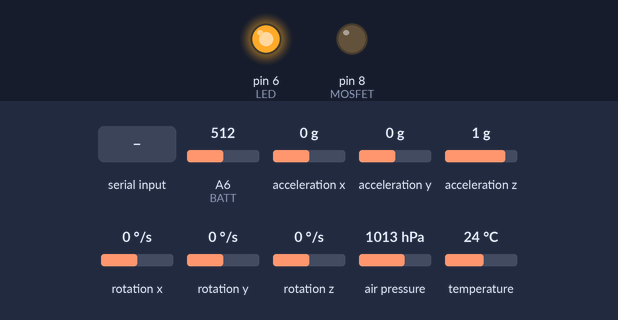
This sketch was run on a simulated Arduino Nano, built for the host (arithmetic inside an expression is 32-bit, double 64-bit). Parts: output pins drawn as LEDs (lit = HIGH). Wiring (inferred from the names in the program): MPU-6050 motion sensor at I2C address 0x69. The test bench sets the inputs (shaded band); at power-on: air pressure 1013 hPa, A6 (BATT) = 512, acceleration x 0 g, acceleration y 0 g, acceleration z 1 g, rotation x 0 °/s, rotation y 0 °/s, rotation z 0 °/s, temperature 24 °C. Storage starts empty; EEPROM starts erased; what the sketch prints to the serial monitor is not drawn.

Above: at 1.2 s.
1.3 s: air pressure set to 1015 hPa
2.8 s: air pressure set to 1018 hPa
At 3.7 s:
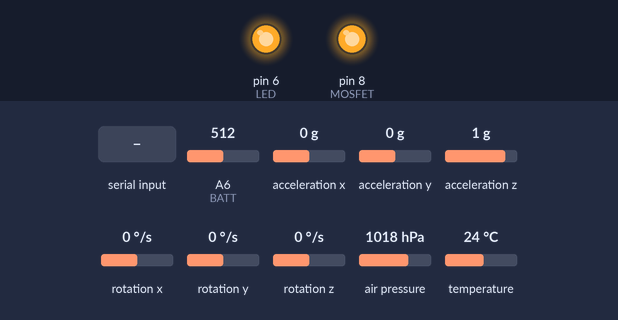
5.6 s: "90,45\n" received over Serial
At 6.2 s:
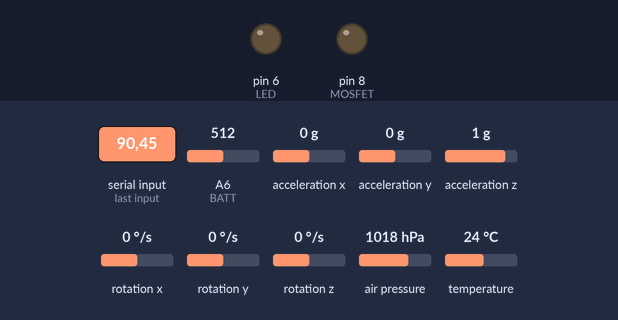
Timing chart, 0 to 8.6 s (numbered marks = the images above; inputs shaded):
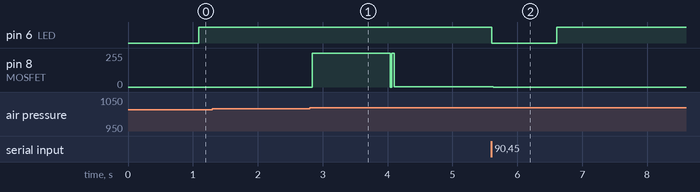

The sketch:

avionicaPolo.ino
```cpp
#include <Wire.h>
#include <SPI.h>
#include <SD.h>
#include <EEPROM.h>
#include <Adafruit_BMP085.h>

#define MUESTRAS 6           // 6 alturas en el vector para media móvil
#define ALTURA_UMBRAL_K 30   // 30 [m] de caída para activación

#define LED 6
#define MOSFET 8
#define CS 10
#define BATT A6

#define MPU6050_ADDRESS  0x69   // Dirección del módulo MPU6050 con su pin AD0 en ALTO
#define PWR_MGMT_1       0x6B   // Configuracion del modo de funcionamiento y selección del reloj
#define USER_CTRL        0x6A   // configuracion de FIFO, I2C y reset de los sens ores
#define CONFIG           0x1A   // Configuracion de el ancho de banda y frecuencia de muestreo
#define SMPRT_DIV        0x19   // Divisor de frecuencia de muestreo para el giroscopio y el Sample Rate
#define GYRO_CONFIG      0x1B   // Rango y resolución del giroscopio
#define ACCEL_CONFIG     0x1C   // Rango y resolución del acelerometro
#define INT_ENABLE       0x38   // Activa las interrupciones

#define ACEL_X_H    0x3B
#define ACEL_X_L    0x3C
#define ACEL_Y_H    0x3D
#define ACEL_Y_L    0x3E
#define ACEL_Z_H    0x3F
#define ACEL_Z_L    0x40

#define GYRO_X_H    0x43
#define GYRO_X_L    0x44
#define GYRO_Y_H    0x45
#define GYRO_Y_L    0x46
#define GYRO_Z_H    0x47
#define GYRO_Z_L    0x48

// [--- DIRECCIONES DE LA EEPROM ---]

  // Estado de vuelo:     |> 0 (Espera), 1 (Vuelo), 2 (Descenso terminado)
  #define DIR_ES_VUELO 0

  // Estado de la IMU:    |> 0 (Funcionamiento correcto), 1 (ERROR)
  #define DIR_ES_IMU   1

  // Estado del BMP180 2: |> 0 (Funcionamiento correcto), 1 (ERROR)
  #define DIR_ES_BMP   2

  // Estado de microSD:   |> 0 (Funcionamiento correcto), 1 (ERROR)
  #define DIR_ES_SD    3

  // Altura inicial:      |> 0 -> 2000 [m] & 255 -> 4000 [m]
  #define DIR_ALTURA_0   4

  // Altura máxima:       |> 0 -> 2000 [m] & 255 -> 4000 [m]
  #define DIR_ALTURA_MAX 5

  // Aceleración máxima:  |> 0 -> 0 [g] & 255 -> 20 [g]
  #define DIR_ACEL_TOTAL_MAX 6


// [--- VARIABLES ---]

  // Estados de vuelo
      byte estadoVUELO;
      byte contador_impulso;
      byte conexion = 1;

  // Estados de los sensores
      byte estadoIMU = 0;
      byte estadoBMP = 0;
      byte estadoSD = 0;

  // Sensor de presión
      Adafruit_BMP085 bmp;

  // Archivo de SD
      File archivo;
      byte N_archivo;

  // Datos
      unsigned long t_millis;   // Tiempo desde encendido
      int V_batt;               // Nivel de batería
      unsigned long T0;         // Variable de tiempo inicial
      unsigned long Tf;         // Variable de tiempo final
      byte detonacion = 0;      // Variable de detonacion ATmega328P
      byte detonacionTiny = 0;  // Variable de detonacion ATtiny1614

    // Determinación de altura
      float h_0;                // Altura inicial
      float h_max;              // Altura máxima
      float alturas[MUESTRAS];  // Vector de alturas
      float h_media;            // Altura filtrada con media móvil

    // Instrumentación general
      float temp;              // Temperatura
      int presion;             // Presión

      byte acelRAW[6];        // Datos en los registros del acelerometro
      float aX;               // Aceleracion en X
      float aY;               // Aceleracion en Y
      float aZ;               // Aceleracion en Z
      float aceleraciones[MUESTRAS];  // Vector de aceleraciones totales
      float aT_media;         // Aceleración total filtrada con media móvil

      byte gyroRAW[6];      // Datos en los registros del giroscopio
      float gX;             // Aceleracion en X
      float gY;             // Aceleracion en Y
      float gZ;             // Aceleracion en Z


// [--- FUNCIONES ---]

  // --> wireLectura <--
  byte wireLectura(byte dispositivo, byte direccion)
  {
      Wire.beginTransmission(dispositivo);
      Wire.write(direccion);
      Wire.endTransmission();
      Wire.requestFrom(dispositivo,1);
      byte lectura = Wire.read();
      return lectura;
  }


  // --> wireEscritura <--
  void wireEscritura(byte dispositivo, byte direccion, byte valor)
  {
      Wire.beginTransmission(dispositivo);
      Wire.write(direccion);
      Wire.write(valor);
      Wire.endTransmission();
  }


  // --> Inicializacion del MPU6050 <--
  void MPUinit()
  {
      wireEscritura(MPU6050_ADDRESS,PWR_MGMT_1,0x08);     // Despiera al sensor, la fuente de reloj es el oscilador interno (8Mhz) y se desactiva el sensor de temperatura
      wireEscritura(MPU6050_ADDRESS,USER_CTRL,0x01);      // Desactiva FIFO, desactiva I2C master mode, limpia y resetea sensores y sus registros
      wireEscritura(MPU6050_ADDRESS,0x37,0x00);           // ... INT_PIN_CONFIG
      wireEscritura(MPU6050_ADDRESS,INT_ENABLE,0x00);     // Desactiva todas las interrupciones
      wireEscritura(MPU6050_ADDRESS,CONFIG,0x01);         // Frecuencia de muestreo de Acelerometro y giroscopio de 1[kHz] y delay de 2[ms]
      wireEscritura(MPU6050_ADDRESS,SMPRT_DIV,0x07);      // Sample rate = 1[kHz]/(1+7) = 125 [Hz]
      wireEscritura(MPU6050_ADDRESS,GYRO_CONFIG,0x18);    // Rango del giroscopio = 2000 [deg/s] (16.4 [LSB/deg/s])
      wireEscritura(MPU6050_ADDRESS,ACCEL_CONFIG,0x18);   // Rango del acelerometro = 16 [g] (2048 [LSB/g])
  }


  // --> Lectura del acelerometro <--
  void acelLectura()
  {
      acelRAW[0] = wireLectura(MPU6050_ADDRESS, ACEL_X_H);
      acelRAW[1] = wireLectura(MPU6050_ADDRESS, ACEL_X_L);
      acelRAW[2] = wireLectura(MPU6050_ADDRESS, ACEL_Y_H);
      acelRAW[3] = wireLectura(MPU6050_ADDRESS, ACEL_Y_L);
      acelRAW[4] = wireLectura(MPU6050_ADDRESS, ACEL_Z_H);
      acelRAW[5] = wireLectura(MPU6050_ADDRESS, ACEL_Z_L);
      aX = (float)((acelRAW[0] << 8) | acelRAW[1])/2048.0;
      aY = (float)((acelRAW[2] << 8) | acelRAW[3])/2048.0;
      aZ = (float)((acelRAW[4] << 8) | acelRAW[5])/2048.0;
  }


  // --> Lectura del giroscopio <--
  void gyroLectura()
  {
      gyroRAW[0] = wireLectura(MPU6050_ADDRESS, GYRO_X_H);
      gyroRAW[1] = wireLectura(MPU6050_ADDRESS, GYRO_X_L);
      gyroRAW[2] = wireLectura(MPU6050_ADDRESS, GYRO_Y_H);
      gyroRAW[3] = wireLectura(MPU6050_ADDRESS, GYRO_Y_L);
      gyroRAW[4] = wireLectura(MPU6050_ADDRESS, GYRO_Z_H);
      gyroRAW[5] = wireLectura(MPU6050_ADDRESS, GYRO_Z_L);
      gX = (float)((gyroRAW[0] << 8) | gyroRAW[1])/16.4;
      gY = (float)((gyroRAW[2] << 8) | gyroRAW[3])/16.4;
      gZ = (float)((gyroRAW[4] << 8) | gyroRAW[5])/16.4;
  }


  // --> Lectura de la altura con media móvil <--
  float alturaMedia()
  {
      float sum = 0;
      for(byte i = MUESTRAS-1; i>0; i--)
        alturas[i] = alturas[i-1];

      alturas[0] = bmp.readAltitude();

      for(byte i = 0; i<MUESTRAS; i++)
        sum += alturas[i];

      return sum/MUESTRAS;
  }


  // --> Medición de la altura inicial <--
  void calibracionAltura()
  {
      float sum = 0;
      for(byte j = 0; j<40; j++)
        sum += bmp.readAltitude();
      h_0 = sum/40.0;
      h_max = h_0;
  }


  // --> Medir aceleración total con media móvil <--
  float acelMedia()
  {
      float sum = 0;
      for(byte i = MUESTRAS-1; i>0; i--)
        aceleraciones[i] = aceleraciones[i-1];

      aceleraciones[0] = sqrt( (aX*aX) + (aY*aY) + (aZ*aZ) );

      for(byte i = 0; i<MUESTRAS; i++)
        sum += aceleraciones[i];

      return sum/MUESTRAS;
  }

  // --> Revisar condición de caída <--
  float respadoAltura()
  {
      h_media = alturaMedia();
      if( h_media > h_max)
      {
        h_max = h_media;
      }
      else if( (h_max-h_media)>ALTURA_UMBRAL_K )
      {
        EEPROM.write(DIR_ALTURA_MAX,map((int)(h_max),2000,4000,0,255));
        if(!detonacion)
        {
          Tf = millis();
          detonacion = 1;
        }
        digitalWrite(MOSFET,HIGH);
        if( detonacion && ((millis()-Tf)>1200L) )
          digitalWrite(MOSFET,LOW);
      }
  }


/*
    // Mode 8: PWM phase and frequency correct. TOP = ICR1
  TCCR1A = 0x80;    //Clear OC1A on compare match when up-counting. Set OC1A on compare match when down counting.
  //TCCR1B = 0x13;  //clkI/O/64 (from prescaler)
  TCCR1B = 0x12;    //clkI/O/8 (from prescaler)
  ICR1 = 0x4E20;    //TOP = 20000 --> 50 [Hz]
  OCR1A = 1000;     //5% Duty cycle --> Velocidad 0

  */

// [--- CONFIGURACION ---]

void setup()
{
  // Iniciar las salidas
    pinMode(LED,OUTPUT);
    pinMode(MOSFET,OUTPUT);
    digitalWrite(MOSFET,LOW);
    digitalWrite(LED,LOW);


  // Iniciar las entradas
    pinMode(BATT,INPUT);


  // Iniciar comunicaciรณn UART
    Serial.begin(115200);
    delay(2);

  // Revisar estado de vuelo anterior
    estadoVUELO = EEPROM.read(DIR_ES_VUELO);
    if(estadoVUELO == 1)
      Serial.write(estadoVUELO);

  /* ---- ATtiny lee y decide el incio rรกpido o normal ---- */

  // Comunicaciรณn I2C
      Wire.begin();


  // Inicializar sensor BMP180
      byte cont_error = 0;
      while( !bmp.begin(1) )
      {
        if(cont_error>1)
        {
          estadoBMP = 1;     // Levanta bandera de error en BMP
          //-- Activar LED de error //--
          break;
        }
        cont_error++;
      }


  // Inicializar sensor MPU6050
      MPUinit();
      for(byte i = 0; i<MUESTRAS; i++)
        aceleraciones[i] = 1;


  // Inicializaciรณn del vector de alturas y calibraciรณn de la altura inicial
      if(!estadoBMP)
      {
        for(byte i = 0; i<MUESTRAS; i++)
          alturas[i] = bmp.readAltitude();
        calibracionAltura();
      }

  // Iniciar la micro SD
    cont_error = 0;
    while( !SD.begin(CS) )
    {
      if(cont_error>1)
      {
        estadoSD = 1;     // Levanta bandera de error en la microSD
        //-- Activar LED de error //--
        break;
      }
      cont_error++;
    }


  // Llevar cuenta de archivos
    if(!estadoSD)
    {
      archivo = SD.open("N_file.txt", FILE_WRITE);
      if(archivo)
      {
        archivo.seek(archivo.position()-1);
        N_archivo = archivo.read();
        archivo.write(N_archivo+1);
        archivo.close();
      }
      else
        N_archivo = 160;
    }


  // Abrir archivo
    if(!estadoSD)
    {
      archivo = SD.open("D"+String(N_archivo-47)+".csv", FILE_WRITE);
      if(archivo)
      {
        archivo.print("Millis,Batt,Altura,Altura_inicial,Altura_max,Conexion_Seguro,Bloqueo_Carga,Detonacion_Carga");
        archivo.println(",Presion,Temperatura,aX,aY,aZ,gX,gY,gZ");
        archivo.flush();
      }
      else
      {
        estadoSD = 1;     // Levanta bandera de error en la microSD
        //-- Activar LED de error //--
      }
    }

    EEPROM.write(DIR_ES_IMU,estadoIMU);
    EEPROM.write(DIR_ES_BMP,estadoBMP);
    EEPROM.write(DIR_ES_SD,estadoSD);
    EEPROM.write(DIR_ALTURA_0,map((int)(h_0),2000,4000,0,255));

    byte estado = estadoVUELO | (estadoIMU << 2) | (estadoBMP << 3) | (estadoSD << 4);
    Serial.write(estado);
    T0 = millis();
}


// [--- CICLO ---]

void loop()
{

  if( millis()-T0 > 1000L )
  {
    digitalWrite(LED,HIGH);
    respadoAltura();
    acelLectura();
    gyroLectura();
    aT_media = acelMedia();
    if(aT_media>3.0)
      contador_impulso += 1;
    else
      contador_impulso = 0;
    presion = bmp.readPressure();
    temp = bmp.readTemperature();
    V_batt = analogRead(BATT);
    t_millis = millis();
    if(!estadoSD)
    {
      archivo.print(t_millis);
        archivo.print(',');
        archivo.print(V_batt);
        archivo.print(',');
        archivo.print(h_media);
        archivo.print(",");
        archivo.print(h_0);
        archivo.print(",");
        archivo.print(h_max);
        archivo.print(",-1,-1,-1,");
        archivo.print(presion);
        archivo.print(',');
        archivo.print(temp);
        archivo.print(',');
        archivo.print(aX);
        archivo.print(',');
        archivo.print(aY);
        archivo.print(',');
        archivo.print(aZ);
        archivo.print(',');
        archivo.print(gX);
        archivo.print(',');
        archivo.print(gY);
        archivo.print(',');
        archivo.println(gZ);
      archivo.flush();
    }
  }


    if(Serial.available()>0)
    {
      T0 = millis();
      digitalWrite(LED,LOW);
      acelLectura();
      gyroLectura();
      aT_media = acelMedia();
      if(aT_media>3.0)
        contador_impulso += 1;
      else
        contador_impulso = 0;
      presion = bmp.readPressure();
      temp = bmp.readTemperature();
      V_batt = analogRead(BATT);
      t_millis = millis();
      String info = Serial.readStringUntil('\n');
      if(!estadoSD)
      {
        info = info.substring(0,info.length()-1);
        conexion = info.charAt(info.length()-5) - 48;
        detonacionTiny = info.charAt(info.length()-1) - 48;
          archivo.print(t_millis);
          archivo.print(',');
          archivo.print(V_batt);
          archivo.print(',');
          archivo.print(info);
          archivo.print(',');
          archivo.print(presion);
          archivo.print(',');
          archivo.print(temp);
          archivo.print(',');
          archivo.print(aX);
          archivo.print(',');
          archivo.print(aY);
          archivo.print(',');
          archivo.print(aZ);
          archivo.print(',');
          archivo.print(gX);
          archivo.print(',');
          archivo.print(gY);
          archivo.print(',');
          archivo.println(gZ);
        archivo.flush();
      }

      if( estadoVUELO == 2 && conexion )
        respadoAltura();
    }

    if(contador_impulso > 11 && contador_impulso < 14)
    {
      estadoVUELO = 2;
      EEPROM.write(DIR_ES_VUELO,estadoVUELO);
      EEPROM.write(DIR_ACEL_TOTAL_MAX,map((int)(aT_media),0,20,0,255));
    }

    if(detonacionTiny)
      detonacion = 1;

}
```

Measured:
- the behaviour switches between 1016 and 1017 hPa on air pressure (found by bisection; images 0 and 1)
- after the input at 1.3 s, every drawn part: stays the same
- after the input at 2.8 s, pin 8 (MOSFET): 0/255 → 255/255 at once, → 1/255 1.2 s later
- after the input at 5.6 s, pin 6 (LED): HIGH → LOW at once, → HIGH 1.0 s later; pin 8 (MOSFET): 1/255 → 0/255 at once
